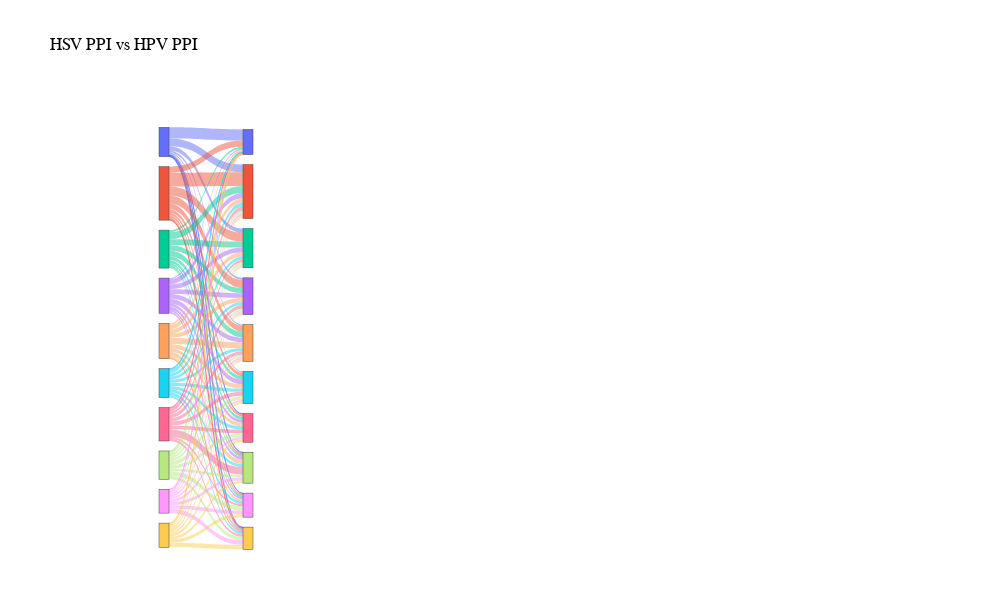

Notebook cell for this chart:
### Markdown cell above
1.k To make a Sankey plot that can be used for quantitative analysis, the following Python script can be used.

### Code cell
def Sankey_Plot_Wkshell(D1,D2, lab1="A", lab2="B", method="Wkshell", spaceing = 0.05):
    
    def tone_color(H, percent = 50):
        h = H.lstrip('#')
        r,b,g = tuple(int(h[i:i+2], 16) for i in (0, 2, 4))
        a = round(percent/100, 2)
        r,b,g,a = map(str, (r,b,g,a))
        rgba = "rgba(" + ", ".join((r,b,g,a))+ ")"
        return(rgba)
    
    print(f"Length of D1:{len(D1)}, Length of D2:{len(D2)}")
    if len(D1) != len(D1):
        print("Not same size!! Killed")
        return
    
    if len(set(D1)-set(D1)):
        print("Dataset doesn't have similar bins!!! Killed")
        return
    
    D1 = {lab1 + " " +k:v for k,v in D1.items()}
    D2 = {lab2 + " " +k:v for k,v in D2.items()}
    
    print(len(D1[lab1 + " " +'100_90']))

    print(f"Generating {2*len(D1)} lables... ")
    label = []
    D1_lab = list(D1)
    if method != "Wkshell":
        D1_lab.sort()
    
    D2_lab = list(D2)
    if method != "Wkshell":
        D2_lab.sort()
    
    Colors = []
    
    for i in range(len(D1_lab)):
        l1, l2 =  D1_lab[i], D2_lab[i]
        Colors.append(px.colors.qualitative.Plotly[i])
        Colors.append(px.colors.qualitative.Plotly[i])
        label.append(l1)
        label.append(l2)
        
    print(f"Generating Y {len(D1)} Co-ordinates... ")
    y = [(i+1)/10 for i in range(len(D1))]
    y = y + y
    y.sort()
    
    print(f"Generating X {len(D1)} Co-ordinates... ")
    x = []
    for i in range(len(D1)):
        x1 = 0.1
        x2 = x1 + spaceing
        x.append(x1)
        x.append(x2)
    
    print(f"Generating edge data ... ")
    source = []
    target = []
    intersection = []
    
    Edges_colors = []
    
    for i in range(len(D1_lab)):
        l1 = D1_lab[i]
        S1 = D1[l1]
        
        for j in range(len(D2_lab)):
            l2 = D2_lab[j]
            S2 = D2[l2]
            I = (S1.intersection(S2))
            source.append(label.index(l1))
            Edges_colors.append(px.colors.qualitative.Plotly[D1_lab.index(l1)])
            target.append(label.index(l2))
            intersection.append(len(I))
            
    Edges_colors = [tone_color(h) for h in Edges_colors]        
    fig = go.Figure(go.Sankey(
    textfont=dict(color="rgba(0,0,0,0)", size=1),
    arrangement = "snap",
    node = {
        "label": label,
        "x": x,
        "y": y,
        'pad':10, 'thickness' : 10,
        'color' : Colors,
    },  
    link = {
        "source": source,
        "target": target,
        "value": intersection
    }))

    fig.update_traces(orientation='h', selector=dict(type='sankey'))
    fig.update_traces(link_color=Edges_colors, selector=dict(type='sankey'))
    fig.update_layout({
        'plot_bgcolor': 'rgba(0, 0, 0, 0)',
        'paper_bgcolor': 'rgba(0, 0, 0, 0)',})
    
    fig.update_layout(
    title=f'',
    autosize=False,
    width=1000,
    height=600,
    plot_bgcolor='rgba(0,0,0,0)',
    xaxis=dict(
        title="Type of Network"),
    yaxis=dict(title=""))
    
    fig.update_layout(
    title=f"{lab1} PPI vs {lab2} PPI",
    font=dict(
        family="Arial",
        size=12,
        color="black"))
    return fig

fig = Sankey_Plot_Wkshell(Herpes_wkshell_bukt, Papilloma_wkshell_bukt, lab1="HSV", lab2="HPV", spaceing = 0.1)

fig.write_image("Images/Sanky_plot.pdf")
fig.write_image("Images/Sanky_plot.png")
fig.write_image("Images/Sanky_count_plot.svg")
fig.write_image("Images/Sanky_count_plot.webp")
fig.write_image("Images/Sanky_count_plot.eps")
fig.write_html("Images/Sanky_count_plot.html")

fig.show()

### Figure 1 — Plotly figure (JSON) as saved in the notebook; plotly's stock layout.template omitted (floating-point values rounded to 4 significant figures)
{"data": [{"arrangement": "snap", "link": {"color": ["rgba(99, 110, 250, 0.5)", "rgba(99, 110, 250, 0.5)", "rgba(99, 110, 250, 0.5)", "rgba(99, 110, 250, 0.5)", "rgba(99, 110, 250, 0.5)", "rgba(99, 110, 250, 0.5)", "rgba(99, 110, 250, 0.5)", "rgba(99, 110, 250, 0.5)", "rgba(99, 110, 250, 0.5)", "rgba(99, 110, 250, 0.5)", "rgba(239, 85, 59, 0.5)", "rgba(239, 85, 59, 0.5)", "rgba(239, 85, 59, 0.5)", "rgba(239, 85, 59, 0.5)", "rgba(239, 85, 59, 0.5)", "rgba(239, 85, 59, 0.5)", "rgba(239, 85, 59, 0.5)", "rgba(239, 85, 59, 0.5)", "rgba(239, 85, 59, 0.5)", "rgba(239, 85, 59, 0.5)", "rgba(0, 204, 150, 0.5)", "rgba(0, 204, 150, 0.5)", "rgba(0, 204, 150, 0.5)", "rgba(0, 204, 150, 0.5)", "rgba(0, 204, 150, 0.5)", "rgba(0, 204, 150, 0.5)", "rgba(0, 204, 150, 0.5)", "rgba(0, 204, 150, 0.5)", "rgba(0, 204, 150, 0.5)", "rgba(0, 204, 150, 0.5)", "rgba(171, 99, 250, 0.5)", "rgba(171, 99, 250, 0.5)", "rgba(171, 99, 250, 0.5)", "rgba(171, 99, 250, 0.5)", "rgba(171, 99, 250, 0.5)", "rgba(171, 99, 250, 0.5)", "rgba(171, 99, 250, 0.5)", "rgba(171, 99, 250, 0.5)", "rgba(171, 99, 250, 0.5)", "rgba(171, 99, 250, 0.5)", "rgba(255, 161, 90, 0.5)", "rgba(255, 161, 90, 0.5)", "rgba(255, 161, 90, 0.5)", "rgba(255, 161, 90, 0.5)", "rgba(255, 161, 90, 0.5)", "rgba(255, 161, 90, 0.5)", "rgba(255, 161, 90, 0.5)", "rgba(255, 161, 90, 0.5)", "rgba(255, 161, 90, 0.5)", "rgba(255, 161, 90, 0.5)", "rgba(25, 211, 243, 0.5)", "rgba(25, 211, 243, 0.5)", "rgba(25, 211, 243, 0.5)", "rgba(25, 211, 243, 0.5)", "rgba(25, 211, 243, 0.5)", "rgba(25, 211, 243, 0.5)", "rgba(25, 211, 243, 0.5)", "rgba(25, 211, 243, 0.5)", "rgba(25, 211, 243, 0.5)", "rgba(25, 211, 243, 0.5)", "rgba(255, 102, 146, 0.5)", "rgba(255, 102, 146, 0.5)", "rgba(255, 102, 146, 0.5)", "rgba(255, 102, 146, 0.5)", "rgba(255, 102, 146, 0.5)", "rgba(255, 102, 146, 0.5)", "rgba(255, 102, 146, 0.5)", "rgba(255, 102, 146, 0.5)", "rgba(255, 102, 146, 0.5)", "rgba(255, 102, 146, 0.5)", "rgba(182, 232, 128, 0.5)", "rgba(182, 232, 128, 0.5)", "rgba(182, 232, 128, 0.5)", "rgba(182, 232, 128, 0.5)", "rgba(182, 232, 128, 0.5)", "rgba(182, 232, 128, 0.5)", "rgba(182, 232, 128, 0.5)", "rgba(182, 232, 128, 0.5)", "rgba(182, 232, 128, 0.5)", "rgba(182, 232, 128, 0.5)", "rgba(255, 151, 255, 0.5)", "rgba(255, 151, 255, 0.5)", "rgba(255, 151, 255, 0.5)", "rgba(255, 151, 255, 0.5)", "rgba(255, 151, 255, 0.5)", "rgba(255, 151, 255, 0.5)", "rgba(255, 151, 255, 0.5)", "rgba(255, 151, 255, 0.5)", "rgba(255, 151, 255, 0.5)", "rgba(255, 151, 255, 0.5)", "rgba(254, 203, 82, 0.5)", "rgba(254, 203, 82, 0.5)", "rgba(254, 203, 82, 0.5)", "rgba(254, 203, 82, 0.5)", "rgba(254, 203, 82, 0.5)", "rgba(254, 203, 82, 0.5)", "rgba(254, 203, 82, 0.5)", "rgba(254, 203, 82, 0.5)", "rgba(254, 203, 82, 0.5)", "rgba(254, 203, 82, 0.5)"], "source": [0, 0, 0, 0, 0, 0, 0, 0, 0, 0, 2, 2, 2, 2, 2, 2, 2, 2, 2, 2, 4, 4, 4, 4, 4, 4, 4, 4, 4, 4, 6, 6, 6, 6, 6, 6, 6, 6, 6, 6, 8, 8, 8, 8, 8, 8, 8, 8, 8, 8, 10, 10, 10, 10, 10, 10, 10, 10, 10, 10, 12, 12, 12, 12, 12, 12, 12, 12, 12, 12, 14, 14, 14, 14, 14, 14, 14, 14, 14, 14, 16, 16, 16, 16, 16, 16, 16, 16, 16, 16, 18, 18, 18, 18, 18, 18, 18, 18, 18, 18], "target": [1, 3, 5, 7, 9, 11, 13, 15, 17, 19, 1, 3, 5, 7, 9, 11, 13, 15, 17, 19, 1, 3, 5, 7, 9, 11, 13, 15, 17, 19, 1, 3, 5, 7, 9, 11, 13, 15, 17, 19, 1, 3, 5, 7, 9, 11, 13, 15, 17, 19, 1, 3, 5, 7, 9, 11, 13, 15, 17, 19, 1, 3, 5, 7, 9, 11, 13, 15, 17, 19, 1, 3, 5, 7, 9, 11, 13, 15, 17, 19, 1, 3, 5, 7, 9, 11, 13, 15, 17, 19, 1, 3, 5, 7, 9, 11, 13, 15, 17, 19], "value": [197, 137, 75, 38, 21, 20, 8, 11, 6, 7, 110, 244, 159, 141, 102, 64, 45, 38, 32, 16, 38, 125, 105, 94, 104, 63, 56, 36, 36, 18, 21, 94, 83, 83, 86, 83, 56, 50, 39, 32, 32, 79, 75, 75, 105, 76, 61, 76, 33, 15, 16, 71, 59, 50, 55, 57, 57, 56, 50, 43, 10, 69, 43, 67, 64, 71, 62, 133, 35, 40, 6, 49, 43, 46, 40, 71, 61, 46, 77, 64, 8, 45, 27, 28, 38, 33, 48, 57, 63, 77, 9, 46, 30, 32, 39, 35, 54, 46, 56, 84]}, "node": {"color": ["#636EFA", "#636EFA", "#EF553B", "#EF553B", "#00CC96", "#00CC96", "#AB63FA", "#AB63FA", "#FFA15A", "#FFA15A", "#19D3F3", "#19D3F3", "#FF6692", "#FF6692", "#B6E880", "#B6E880", "#FF97FF", "#FF97FF", "#FECB52", "#FECB52"], "label": ["HSV 100_90", "HPV 100_90", "HSV 90_80", "HPV 90_80", "HSV 80_70", "HPV 80_70", "HSV 70_60", "HPV 70_60", "HSV 60_50", "HPV 60_50", "HSV 50_40", "HPV 50_40", "HSV 40_30", "HPV 40_30", "HSV 30_20", "HPV 30_20", "HSV 20_10", "HPV 20_10", "HSV 10_0", "HPV 10_0"], "pad": 10, "thickness": 10, "x": [0.1, 0.2, 0.1, 0.2, 0.1, 0.2, 0.1, 0.2, 0.1, 0.2, 0.1, 0.2, 0.1, 0.2, 0.1, 0.2, 0.1, 0.2, 0.1, 0.2], "y": [0.1, 0.1, 0.2, 0.2, 0.3, 0.3, 0.4, 0.4, 0.5, 0.5, 0.6, 0.6, 0.7, 0.7, 0.8, 0.8, 0.9, 0.9, 1, 1]}, "orientation": "h", "textfont": {"color": "rgba(0, 0, 0, 0)", "size": 1}, "type": "sankey"}], "layout": {"autosize": false, "font": {"color": "black", "family": "Arial", "size": 12}, "height": 600, "paper_bgcolor": "rgba(0, 0, 0, 0)", "plot_bgcolor": "rgba(0, 0, 0, 0)", "title": {"text": "HSV PPI vs HPV PPI"}, "width": 1000, "xaxis": {"title": {"text": "Type of Network"}}, "yaxis": {"title": {"text": ""}}}}
